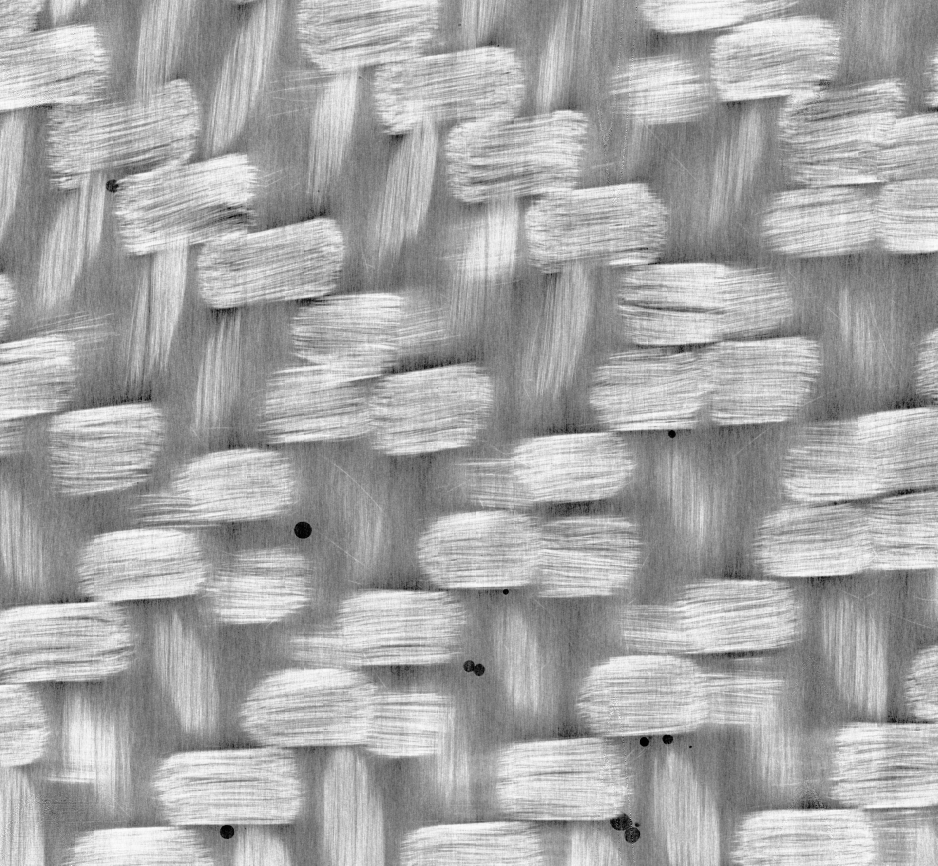
#> input picture A4 Manufacturing Defects/slice_0130.jpeg, 1875 x 1731 px (shown at 1/2 size)
$ jupyter execute 'Notebook Defects.ipynb'
#> lines starting #> are read from the running program, lines starting #| are printed output that depends on the picture; after the words box and inside, x2 and y2 are one past the last pixel; in counts of white or black regions, pixels touching at a corner belong together
#> further down, slice0130 is the input picture: shape (1731, 1875); min 0, max 255, mean 166.7
# Manufacturing defects (30 points)

[cell 1]
#import packages here
import os
import pandas as pd
import numpy as np
import matplotlib.pyplot as plt
from scipy import integrate
from IPython.display import Markdown
import cv2

#### In previous notebooks you have already explored the importance of manufacturing parameters and curing cycles, specifically the Cure kinetics and Rheokinetics of composite production. The manufacturing process plays a crucial role when we try to guarantee a predictable part quality.

#### In this notebook you will be working on cases for which manufacturing did not reach the expected and predicted quality or, in other words, manufacturing related defects have been detected.

#### Understanding defects is an important part of composite manufacturing. Defects can (and will) occur during most manufacturing processes. You will learn to recognise defects, assess data for components with and without defects, how to deal with shrinkage of polymeric matrices, how to use image analysis to assess defects in fabric weaves, and reflect on the consequences of defects.

#### Defects in composites can be generally classified as one of the types shown in the graph (Figure 1) below.

Figure 1

## Question 1 (3 points)

#### A case study will be used in this question to start approaching the problem of defects. In this case you will be considering the X-33 liquid hydrogen (LH2) tank. During a protoflight structural test in November 1999, this tank failed catastrophically as can be seen below.

Figure 2

##### From: NASA Langley Research Center, Hampton, Virginia, 23681, U.S.A.

#### As a first step, please read carefully the article provided with this notebook:
#### Ransom, Jonathan & Glaessgen, Edward & Raju, Ivatury & Knight, Norman & Reeder, James. (2008). Lessons Learned from Recent Failure and Incident Investigations of Composite Structures. 10.2514/6.2008-2317.

#### Question 1.1: For the case mentioned above, explain what the initial type of defect was, and why this is disadvantageous for composite parts in general. Refer to Figure 1 when writing in your answer.

The initial type of defect identified for the X33 tank is classified as an external defect caused by the presence of a foreign object. Teflon tape that is required to be discarded was instead found between the interface between the facesheet and core. The presence of such a foreign object did not allow for the correct bonding between the two interfaces of the composite, initiating a debond. This is disadvantageous for composites in general since it weakens the structure by lowering the interlaminar shear strength. By initiating a debond, load is not transferred through the entire composite, decreasing its load bearing capabilities. Cracks then propagate due to the now overloaded structure.

#### Question 1.2: What could be the root causes of the initial defects? Suggest a modification to the manufacturing process to ensure that a new part produced through this method is less likely to exhibit the previously identified defects.

The root cause of such an initial defect is negligence of the operator. The manufacturing process plan was not followed by recommended procedures, which resulted in a foreign object that was required to be discarded, left in the composite. Thorough quality control after the process would have caught such an error but was also missed. This is probably due to poor or no inspection after the composite part was made. Inspections and quality control steps to the process plan documentation of making such composites would avoid such mistakes in the future.

## Question 2 (2 points)
## Free shrinkage and residual stresses

### Additional defects that can occur in composites include micro-cracks, typically emerging from the combination of residual stresses with thermal cycling or mechanical loading. The primary cause of residual stresses at a micro-mechanical level is the disparity in shrinkage between the fibers and the matrix. Specifically, the polymer matrix tends to undergo considerably more shrinkage (dictated by the coefficient of thermal expansion, CTE) during consolidation and cooling compared to the contracting fibers.

Figure 3

#### In this question we will work towards identifying the differences in shrinkage characteristics of two different thermoplastics (an amorphous and a semi-crystalline polymer). Draw typical storage modulus vs. temperature graphs for both categories. Display them in two different graphs. Explain the evolution of mechanical properties, including: how the Storage modulus evolves as a function of temperature, identification of relevant temperature points along the curve and what they represent.

<center>Figure: Amorphous Thermoplastic (Polyetherimide)

Figure: Semi-Crystalline Thermoplastic (Polyetheretherketone)</center>

For an amorphous thermoplastic, the storage modulus vs temperature graph has one distinct observation. As the temperature increases, storage modulus slightly decreases. But once the temperature is closer to the glass transition temperature ($T_g\approx 217°C$), the storage modulus decreases drastically. This signifies a change in phase as the polymer becomes more rubbery in nature and dissipates energy more easily.

For a semi-crystalline thermoplastic, the same graph now has two distinct features that occur at two temperature points. Firstly, a slight dip in storage modulus occurs as temperatures rise to the polymer's glass transition temperature ($T_g \approx 147°C$). The reason behind this dip is similar to that of an amorphours thermoplastic, but due to its crystallinity, the storage modulus does not decrease as much. At the second temperature point, however, the storage modulus now plumets. This point is the melting temperature ($T_m \approx 343°C$) of the polymer where there elastic properties of the polymer become lowest.

Reference:

[1] Polymer Composite Manufacturing - Lecture Slide 3.

## Question 3 (6 points)
#### When dealing with TP consolidation cycles, understanding shrinkage and the potential occurrence of residual stresses in a part is crucial when dealing with the design of consolidation cycles for thermoplastic composites.

#### For the production and autoclave consolidation of a 1 m wide and 2 m long panel using a single unidirectional lamina, two carbon fibre thermoplastic prepregs are under consideration: one with a Polycarbonate matrix and the other with a Polyamide matrix, both utilizing T1000 UD as the reinforcement. It concerns a zero-bleed prepreg with a fibre volume fraction of 55%. The consolidation cycle involves a 200°C dwell, maintained for 1 hour, followed by a cooling phase at 2°C/min until reaching room temperature (20°C). The consolidation cycle is shown in Figure 4 (the heating phase is not shown, as it is not relevant for this question). Equations and assumption that will help you answer the questions, are given below.

#### The longitudinal coefficient of linear thermal expansion for a composite ply can be calculated/estimated as follows:
$$\alpha_{l} = \frac{(1-\nu_{f})E_{r}\alpha_{r}+ \nu_{f}E_{lf} \alpha_{lf}}{(1-\nu_{f})E_{r} +\nu_{f}E_{lf}}$$
#### The transverse coefficient of linear thermal expansion for a composite ply can be calculated/estimated as follows:
$$\alpha_{t} = (1-\nu_{f})\alpha_{r}+ \nu_{f}\alpha_{tf} +(1-\nu_{f})\alpha_{r}\nu_{r} +\nu_{12f}\alpha_{lf}\nu_{f} -\nu_{12}\alpha_{l}$$

#### Where $\nu_{f}$ represents fibre volume content, $E_{r}$ [GPa] Young's modulus of the matrix, $\nu_{r}$ the Poisson ratio of the matrix, $\alpha_{r}$ [1/°C] coefficient of linear thermal expansion of the matrix, $\alpha_{lf}$ [1/°C] and $\alpha_{tf}$ [1/°C] thermal expansion coefficients (CLTE) of fibres in the longitudinal and transverse direction, $E_{lf}$ [GPa] the longitudinal Young's modulus of the fibres, $\nu_{12}$ the in-plane Poisson ratio of the lamina and $\nu_{12f}$ Poisson’s ratio of the fibres.

#### The thermal strain (in longitudinal and transverse direction) can be calculated as follows:
#### $$\epsilon = \int_{0}^{t} \alpha(t)\Delta Tdt$$

| Matrix        | Young's modulus [GPa] | Poisson ratio | CLTE [1/°C]              |
|---------------|-----------------------|---------------|--------------------------|
| Polycarbonate | 1.4                   | 0.37          | $70.2 \cdot 10^{-6}$     |
| Polyamide 6   | 3                     | 0.39          | $85   \cdot 10^{-6}$     |

Figure 4

#### The following assumptions are made:
#### - The lamina undergoes free shrinkage
#### - The properties of the resin and fibers, including volume fraction (vf), Poisson's ratio, and coefficient of linear thermal expansion (CLTE), are non-temperature dependent. The E-modulus for the fibers is also considered non-temperature dependent. However, the E-modulus of the thermoplastic resin changes throughout the consolidation cycle. Identify, provide and use the relevant properties for analysis.
#### - Poisson ratio of the lamina can be derived using the rule of mixtures

#### Question 3.1: Given the provided equations, material properties, consolidation cycle, and the listed assumptions, please calculate:
#### - the composite material's linear coefficient of thermal expansion (in longitudinal and transverse direction).
#### - the expected strain after reaching room temperature in both length and width direction of the panel
#### - the percentage of shrinkage in length and width direction of the panel

Data for the T1000G Carbon Fibre has been taken from:

Kulkarni R, Ochoa O. Transverse and Longitudinal CTE Measurements of Carbon Fibers and their Impact on Interfacial Residual Stresses in Composites. Journal of Composite Materials. 2006;40(8):733-754. doi:10.1177/0021998305055545

[cell 2]
#Necessary Data

Elf, Empc, Empa = 290000, 1400, 3000
v12f, vmpc, vmpa = 0.23, 0.37, 0.39
alf, atf, ampc, ampa = -1.4e-06, 3.8e-06, 70.2e-06, 85e-06
vf, vm = 0.55, 0.45

[cell 3]
#Poisson's Ratio

v12pc = v12f*vf + vmpc*vm
v12pa = v12f*vf + vmpa*vm

[cell 4]
#CLTE

aLpc = ((vm*Empc*ampc) + (vf*Elf*alf))/((vm*Empc) + (vf*Elf))
aLpa = ((vm*Empa*ampa) + (vf*Elf*alf))/((vm*Empa) + (vf*Elf))
aTpc = (vm*ampc) + (vf*atf) + (vm*ampc*vmpc) + (v12f*alf*vf) - (v12pc*aLpc)
aTpa = (vm*ampa) + (vf*atf) + (vm*ampa*vmpa) + (v12f*alf*vf) - (v12pa*aLpa)

[cell 5]
#Strain

DT = 2
SLpc = aLpc*DT*90
STpc = aTpc*DT*90
SLpa = aLpa*DT*90
STpa = aTpa*DT*90

[cell 6]
#Percentage shrinkage

pLpc = SLpc*100
pTpc = STpc*100
pLpa = SLpa*100
pTpa = STpa*100

[cell 7]
table = """
| Matrix                    | Polycarbonate | Polyamide 6 |
|---------------------------|---------------|-------------|
| Longitudinal CLTE [1/°C]  | {:.3e}    | {:.3e}  |
| Transverse CLTE [1/°C]    | {:.3e}     | {:.3e}   |
| Longitudinal Strain       | {:.3e}    | {:.3e}  |
| Transverse Strain         | {:.3e}     | {:.3e}   |
| % Shrinkage in Length     | {:.3f}        | {:.3f}      |
| % Shrinkage in Width      | {:.3f}         | {:.3f}       |
"""

print(table.format(aLpc, aLpa, aTpc, aTpa, SLpc, SLpa, STpc, STpa, pLpc, pLpa, pTpc, pTpa))

#### Question 3.2: Provide insights on the outcomes of question 3.1 from:
#### - a composites standpoint: this should encompass expectations regarding the direction of highest strain or shrinkage, considerations about the acceptability of dimensional changes, and whether adjustments in the design would be necessary to accommodate these variations.
#### - a matrix point of view: Offer commentary on the differences between the two thermoplastic resin materials (Polycarbonate and Polyamide), elucidating the reasons behind these differences in terms of their chemical composition, molecular structure, and thermal behaviors and which matrix option you would consider yielding the best mechanical properties or dimensional stability.

#### Comment:

From a composite standpoint, highest strain is found to be in the composite panel's width. The panel is strained due to expansion in its width, with a maximum expansion of nearly a centimeter (9.95mm for PA6). Very little shrinkage (maximum -0.201mm for Polycarbonate) in the panel's length is observed and could be considered negligible. However, the expansion in the panel's width is quite significant to neglect. Tolerances of individual components are important to follow in order to avoid undesired prestress in an assembly. Dimensions that differ in the order of millimeters can be accounted for through tolerances. But when those differences become larger, assemblies could risk being prestressed or they may no longer be possible. A variation in dimensions close to a centimeter may require design changes.

From a matrix point of view, it is noticeable that Polycarbonate expands less than the Polyamide panel in width, but the opposite is observed in terms of shrinkage of length. Less expansion of polycarbonate could be attributed to its molecular structure in comparison to polyamide. Polycarbonate has a rigid backbone with aromatic rings that make the molecule stiffer in comparison to the simplistic molecular structure of PA6. In terms of chemical composition, the polar amide group in the backbone of PA6 results in a more flexible structure rather than a compact and rigid one. This could be one of the reasons why PA6 shows less shrinkage. Moreover, Polycarbonate has a higher glass transition temperature than PA6. This means polycarbonate can resist thermal degradation at higher temperatures in comparison to PA6. Considering all these parameters, choosing a polycarbonate matrix would yield better mechanical properties and offer more dimensional stability than PA6.

## Question 4 (2 points)
#### Residual stresses may emerge during composite manufacturing due to differential strains between the composite part and the tooling. This issue arises from the coefficient of thermal expansion (CTE) mismatch between the part and the mould/tooling. Residual stresses may potentially lead to lower load carrying capabilities, cracks and areas with resin-rich or resin-starved characteristics if not appropriately addressed.

#### In the previous question, we assumed free shrinkage of the part. When shrinkage of a composite part during manufacturing is constrained by a material (with a different CTE), this shrinkage can be transformed into stress.

#### To effectively design a mold for the panel considered in question 3, three potential materials are under consideration: Aluminum 6061-T6, Invar 36, and CFRP composite. It is assumed that the mold is uniformly heated and monolithic throughout the process.

#### Find the coefficients of thermal expansion for this three possible mould materials (provide your sources) and discuss which one will be the most suitable option for the Polycarbonate and Polyamide CF reinforced parts from question 3.
#### You may also refer to this article: Zobeiry N, Park J, Poursartip A. An infrared thermography-based method for the evaluation of the thermal response of tooling for composites manufacturing. Journal of Composite Materials. 2019;53(10):1277-1290.

Figure 5: distortion due to shear interaction at tool interface

The CTE for Aluminium 6061-T6 is found to be $23.6\bullet10^{-6}$ $^{\circ}C^{-1}$ between 20.0 - 100.0$^{\circ}C$ from [1].

The CTE for Invar 36 is found to be $1.93\bullet10^{-6}$ $^{\circ}C^{-1}$ between 30.0 - 100.0$^{\circ}C$ from [2].

The CTE for CFRP (aerospace grade) composite is found to be $1.8\bullet10^{-6}$ $^{\circ}C^{-1}$ from [3].

Factors that are often considered during tool design include termperature, pressure, thermal elongation, and thermal induced deformation. Moulds that do not deform too much with temperature or pressure are key in limiting residual stresses during composite component manufacturing. Matching the coefficient of thermal expansion (CTE) with the component becomes a key factor in its manufacturing process.

The average CTE for Polycarbonate, Carbon Fibre reinforced composite is found to be $22.0\bullet10^{-6}$ $^{\circ}C^{-1}$.

The average CTE for Polyamide 6, Carbon Fibre filled composite is found to be $27.2\bullet10^{-6}$ $^{\circ}C^{-1}$.

From the obtained values, it can be clearly identified that Invar 36 and CFRP composites have low thermal expansion coefficients but do not match that of the composite being manufactured. In contrast, Aluminium 6061-T6 has a much similar CTE to both Polycarbonate and Polyamide 6 carbon reinforced composites. This makes Aluminium 6061-T6 a suitable material choice for tooling for the materials from question 3.

References:

[1] https://www.gabrian.com/6061-aluminum-properties/

[2] https://www.edfagan.com/controlled-expansion-alloys/invar-36-pernifer-36-nilo-36-invar-steel/invar-properties/

[3] https://www.performancecomposites.com/about-composites-technical-info/124-designing-with-carbon-fiber.html

## Voids

#### Voids, one of the most extensively examined categories of manufacturing defects, frequently arise during the fabrication of fibre-reinforced composites. Given their significant impact on the physical and thermomechanical properties of the laminates, they have been subject to thorough investigation. In this notebook the following aspects will be taken into consideration: : the origin of voids, the quantification of voids through image analysis and the implications on the mechanical performance of the composite structure.

#### The graph shown below in Figure 6 (from Processing of Polymer Matrix Composites, P.K. Mallick) shows the correlation between shear strength, void content and autoclave cure cycle. The quality of advanced composites and their mechanical properties are strongly influenced by the void volume content. Therefore, solid knowledge on pressure, flow, temperature and material behaviour is required to properly design manufacturing processes.

Figure 6

## Question 5 (5 points)

Figure 7

#### Use the concept of capillary number (exemplified in Figure 7 above) to explain the physical difference between capillary flow and viscous flow in a fibrous medium.
#### The flow properties influence the final mechanical part properties. How? Include in your answer which kind of flow would be preferred and which type of defects would occur (and where in your fibrous medium).

Capiliary number is the ratio between viscous and capiliary forces. Capiliary forces benefit the impregnation of fibres with resin. As the figure above suggests, a lower capiliary number results in dominating capiliary forces. This prioritizes resin flow within each tow. Resin flow is faster through the tows themselves than between them. Viscous forces on the other hand benefit the flow and distribution of resin between tows. A higher capiliary number results in dominating viscous forces. Resin flow is then faster between tows than inside each tow.

Capiliary flow would result in greater inter-tow porosity. Voids will be noticeable between various tows. Upon loading, the fibre reinforcement will carry some load, but the resin between the tows would have too many voids to keep the reinforcement in place. Viscous flow would result in greater intra-tow porosity. Voids will be noticeable between various filaments within each tow.Presence of these voids will inhibit load transfer to the fibre reinforcement upon loading. Ideally, an optimized capiliary number must be sought to obtain the lowest possible void content in the composite. But to choose between capilliary or viscous flow, capiliary flow would be prefered since the fibre reinforcement can provide some material strength when loaded. In the case of viscous flow, only the matrix would bear most of the load.

## Question 6 (8 points)

## slice0130 Analysis

#### slice0130 analysis is useful when dealing with (prepreg) woven textiles, particularly for fiber volume content calculations, identifying waviness, and detecting defects. It also plays a crucial role in quality assurance by identifying and characterizing defects such as voids, wrinkles, and variations in resin distribution of the composite products. These defects can substantially affect the structural integrity of the final composite product.

#### slice0130 analysis techniques also add a quantitative dimension to defect assessment, offering measurements of defect size, shape, and distribution. This quantitative data is invaluable for optimising manufacturing processes and upholding stringent quality control standards.

#### A top view (2D) picture has been extracted from a 3D slice0130 of a woven fabric laminate and reported below.
#### The darker regions in the image can be identified as voids. Given the critical requirement for aerospace structures to maintain an acceptable volumetric void content of 1-2%, it becomes crucial to quantify void content rather than relying on qualitative observations of the image.
#### Question 6.1: Write a script to calculate the void content of the image provided. Then, comment on whether this percentage is acceptable or not.

Figure 8

The script that analyses void content in the given slice considers an intensity threshold of 70 as the cut-off between defects and regular features of a composite laminate. This was done after manually lowering the value from 100 until a reasonable contrast was achieved without compromising the defects.

It was observed that lowering the threshold below 70 compromised the quality of the void in the top left corner of the image (250 $\times$ 400) in the manipulated image. Meanwhile, keeping it higher than 70 included portions of the image characteristic of the matrix.

[cell 8]
def calculate_void_content(slice0130):
    _, optimum = cv2.threshold(slice0130, 70, 255, cv2.THRESH_BINARY)
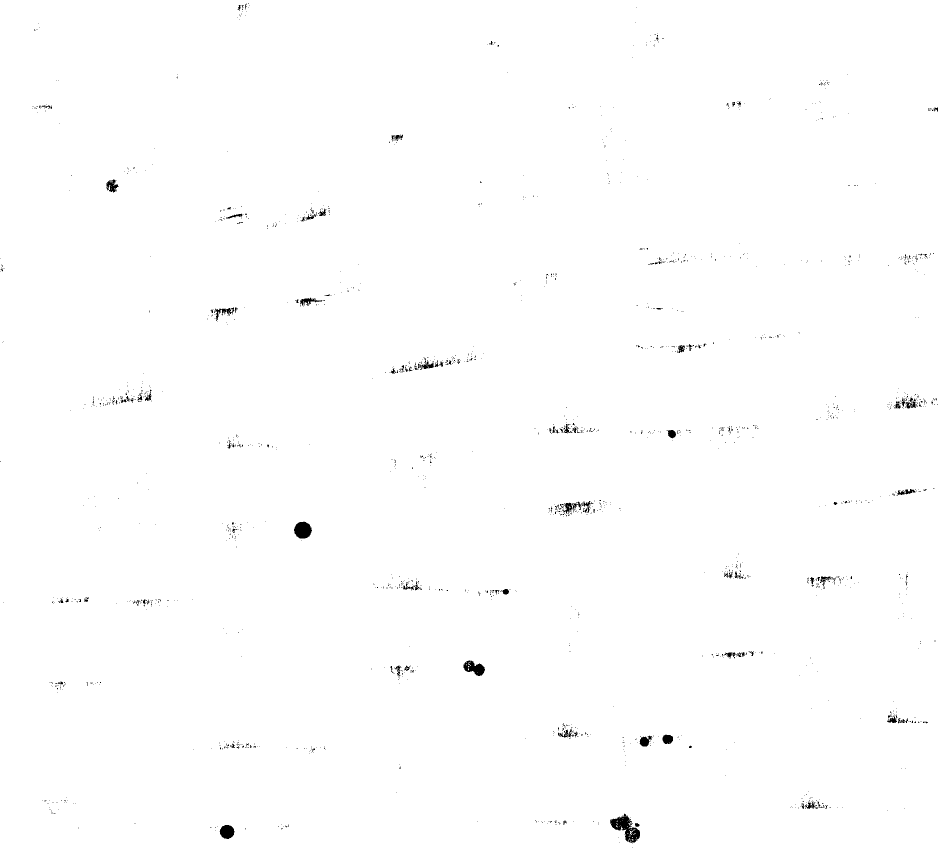
#> optimum: shape (1731, 1875) (shown at 1/2 size); 99.5% white; 1710 black regions (1609 under 20 px), largest, box (x1, y1, x2, y2) and area: (1220, 1627, 1280, 1687) 1527, (588, 1043, 624, 1077) 927, (927, 1321, 970, 1352) 778
    _, thresh65 = cv2.threshold(slice0130, 65, 255, cv2.THRESH_BINARY)
#> thresh65: shape (1731, 1875); 99.6% white; 1429 black regions (1343 under 20 px), largest, box (x1, y1, x2, y2) and area: (1220, 1628, 1280, 1687) 1423, (588, 1043, 624, 1077) 922, (927, 1321, 969, 1352) 743
    _, thresh75 = cv2.threshold(slice0130, 75, 255, cv2.THRESH_BINARY)
#> thresh75: shape (1731, 1875); 99.4% white; 2031 black regions (1911 under 20 px), largest, box (x1, y1, x2, y2) and area: (1220, 1627, 1280, 1687) 1607, (588, 1043, 624, 1078) 939, (927, 1321, 970, 1352) 788
#> (the rest of the program and of its run is left out)
